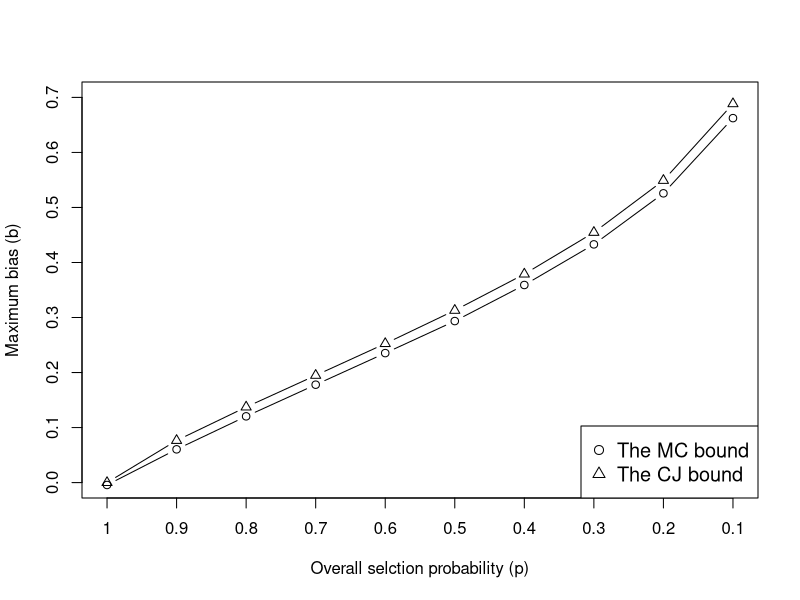

This chart was generated by the following R code:
## NOTES
## DATA IS SAVED IN "eg1-raw.csv"
## 

library(kableExtra)

## DATA PREPROCESS
example1 <- read.csv("eg1-raw.csv")
example1$sigmasq <- (1/example1$precision)^2

## META-ANALYSIS WITHOUT CONSIDERING PUBLICATION BIAS
library(metafor)
ma1 <- rma.uni(yi = y, vi = sigmasq, data = example1, method = "ML")
ma1$b
ma1$se
ma1$ci.ub
## ANALYTICAL COPAS-JACKSON BOUND (tau=0)
p <- seq(1, 0.1, -0.1)
u <- qnorm(p)
b.CJ <- with(example1, {1/p*dnorm(u)*sum(precision)/sum(precision^2)})
names(b.CJ) <- sprintf("p=%.2f", p)

b.CJ
b.CJ.or <- as.vector(ma1$b)+b.CJ
b.CJ.ub <- b.CJ.or+2*pnorm(0.975)*as.vector(ma1$se)
b.CJ.lb <- b.CJ.or-2*pnorm(0.975)*as.vector(ma1$se)

## IMPORT THE MC BOUND
b.MC.result <- read.csv("MCbounds.csv")
b.MC <- rev(b.MC.result$maxb)
names(b.MC) <- sprintf("p=%.2f", p)

b.MC
b.MC.or <- as.vector(ma1$b)+b.MC
b.MC.ub <- b.MC.or+2*pnorm(0.975)*as.vector(ma1$se)
b.MC.lb <- b.MC.or-2*pnorm(0.975)*as.vector(ma1$se)

## COMPARISON PLOT
setEPS(width = 6, height = 6); postscript("eg1.eps")

plot(b.MC, ylab = "Maximum bias (b)", xlab = "Overall selction probability (p)", ylim = c(0,0.7), xaxt = "n", type = "b")
points(b.CJ, pch = 2, type = "b")
axis(1, at = 1:10, labels = p)
legend("bottomright", legend = c("The MC bound", "The CJ bound"), 
       pch=c(1,2), cex = 1.2)
dev.off()

## TABLE1

tab1 <- cbind.data.frame(p = p, sprintf("%.3f [%.3f, %.3f]",b.MC.or, b.MC.lb, b.MC.ub), 
                         sprintf("%.3f [%.3f, %.3f]",b.CJ.or, b.CJ.lb, b.CJ.ub))
colnames(tab1) <- c("p", "The MC bound [95% CI]", "The CJ bound [95% CI]")
sink("tab1.tex")
kbl(tab1, 
    format = "latex",
    longtable = F, 
    booktabs = T, 
    linesep = "\\hline",
    digits = 3,
    align = "r",
    escape = FALSE,
    caption = "The values of the MC bound and the CJ bound in Example 1",
    label = "tab1",
    row.names = NA)
sink()
